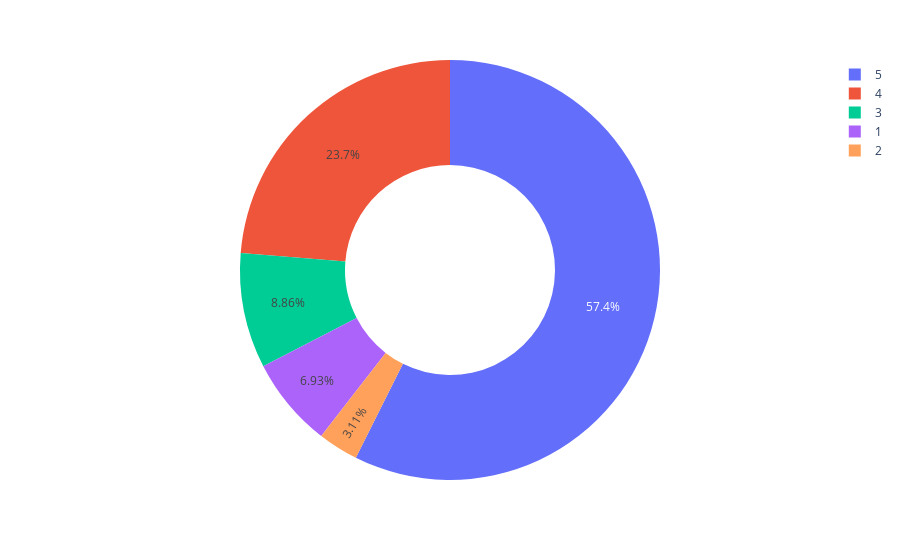

Source (notebook cell):
### Code cell
ratings = data["rating"].value_counts()
numbers = ratings.index
quantity = ratings.values

import plotly.express as px
figure = px.pie(data, 
             values=quantity, 
             names=numbers,hole = 0.5)
figure.show()

### Figure 1 — Plotly figure (JSON) as saved in the notebook; plotly's stock layout.template omitted (floating-point values rounded to 4 significant figures)
{"data": [{"domain": {"x": [0, 1], "y": [0, 1]}, "hole": 0.5, "hovertemplate": "label=%{label}<br>value=%{value}<extra></extra>", "labels": [5, 4, 3, 1, 2], "legendgroup": "", "name": "", "showlegend": true, "type": "pie", "values": [5726, 2365, 884, 691, 310]}], "layout": {"legend": {"tracegroupgap": 0}, "margin": {"t": 60}}}
